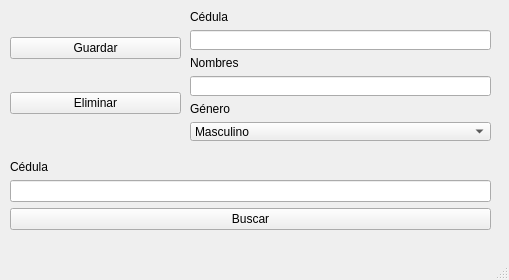
<?xml version="1.0" encoding="UTF-8"?>
<ui version="4.0">
 <class>wnd_main</class>
 <widget class="QMainWindow" name="wnd_main">
  <property name="geometry">
   <rect>
    <x>0</x>
    <y>0</y>
    <width>509</width>
    <height>280</height>
   </rect>
  </property>
  <property name="windowTitle">
   <string>Curso Python</string>
  </property>
  <widget class="QWidget" name="centralwidget">
   <widget class="QWidget" name="gridLayoutWidget">
    <property name="geometry">
     <rect>
      <x>10</x>
      <y>10</y>
      <width>171</width>
      <height>131</height>
     </rect>
    </property>
    <layout class="QGridLayout" name="gridLayout">
     <item row="0" column="0">
      <widget class="QPushButton" name="btn_save">
       <property name="text">
        <string>Guardar</string>
       </property>
      </widget>
     </item>
     <item row="1" column="0">
      <widget class="QPushButton" name="btn_delete">
       <property name="text">
        <string>Eliminar</string>
       </property>
      </widget>
     </item>
    </layout>
   </widget>
   <widget class="QWidget" name="verticalLayoutWidget">
    <property name="geometry">
     <rect>
      <x>190</x>
      <y>10</y>
      <width>301</width>
      <height>131</height>
     </rect>
    </property>
    <layout class="QVBoxLayout" name="verticalLayout">
     <item>
      <widget class="QLabel" name="lbl_ci">
       <property name="text">
        <string>Cédula</string>
       </property>
      </widget>
     </item>
     <item>
      <widget class="QLineEdit" name="txt_ci"/>
     </item>
     <item>
      <widget class="QLabel" name="lbl_name">
       <property name="text">
        <string>Nombres</string>
       </property>
      </widget>
     </item>
     <item>
      <widget class="QLineEdit" name="txt_name"/>
     </item>
     <item>
      <widget class="QLabel" name="lbl_gender">
       <property name="text">
        <string>Género</string>
       </property>
      </widget>
     </item>
     <item>
      <widget class="QComboBox" name="cmb_gender">
       <property name="enabled">
        <bool>true</bool>
       </property>
       <property name="editable">
        <bool>false</bool>
       </property>
       <property name="modelColumn">
        <number>0</number>
       </property>
       <item>
        <property name="text">
         <string>Masculino</string>
        </property>
       </item>
       <item>
        <property name="text">
         <string>Femenino</string>
        </property>
       </item>
       <item>
        <property name="text">
         <string>Otros</string>
        </property>
       </item>
      </widget>
     </item>
    </layout>
   </widget>
   <widget class="QWidget" name="verticalLayoutWidget_2">
    <property name="geometry">
     <rect>
      <x>10</x>
      <y>160</y>
      <width>481</width>
      <height>70</height>
     </rect>
    </property>
    <layout class="QVBoxLayout" name="verticalLayout_2">
     <item>
      <widget class="QLabel" name="lbl_search">
       <property name="text">
        <string>Cédula</string>
       </property>
      </widget>
     </item>
     <item>
      <widget class="QLineEdit" name="txt_search"/>
     </item>
     <item>
      <widget class="QPushButton" name="btn_search">
       <property name="styleSheet">
        <string notr="true"/>
       </property>
       <property name="text">
        <string>Buscar</string>
       </property>
      </widget>
     </item>
    </layout>
   </widget>
  </widget>
  <widget class="QMenuBar" name="menubar">
   <property name="geometry">
    <rect>
     <x>0</x>
     <y>0</y>
     <width>509</width>
     <height>21</height>
    </rect>
   </property>
  </widget>
  <widget class="QStatusBar" name="statusbar"/>
 </widget>
 <resources/>
 <connections/>
</ui>
